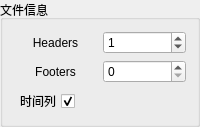
      <widget class="QGroupBox" name="groupBox_3">
       <property name="minimumSize">
        <size>
         <width>0</width>
         <height>0</height>
        </size>
       </property>
       <property name="title">
        <string>文件信息</string>
       </property>
       <layout class="QVBoxLayout" name="verticalLayout_9">
        <item>
         <layout class="QHBoxLayout" name="horizontalLayout_3">
          <item>
           <widget class="QLabel" name="label_24">
            <property name="text">
             <string>Headers</string>
            </property>
            <property name="alignment">
             <set>Qt::AlignCenter</set>
            </property>
            <property name="buddy">
             <cstring>spbFileHeaderNums</cstring>
            </property>
           </widget>
          </item>
          <item>
           <widget class="QSpinBox" name="spbFileHeaderNums">
            <property name="maximum">
             <number>50</number>
            </property>
            <property name="value">
             <number>1</number>
            </property>
           </widget>
          </item>
         </layout>
        </item>
        <item>
         <layout class="QHBoxLayout" name="horizontalLayout_5">
          <item>
           <widget class="QLabel" name="label_25">
            <property name="text">
             <string>Footers</string>
            </property>
            <property name="alignment">
             <set>Qt::AlignCenter</set>
            </property>
            <property name="buddy">
             <cstring>spbFileFooterNums</cstring>
            </property>
           </widget>
          </item>
          <item>
           <widget class="QSpinBox" name="spbFileFooterNums">
            <property name="maximum">
             <number>50</number>
            </property>
            <property name="value">
             <number>0</number>
            </property>
           </widget>
          </item>
         </layout>
        </item>
        <item>
         <layout class="QHBoxLayout" name="horizontalLayout_14">
          <item>
           <widget class="QCheckBox" name="chbTime">
            <property name="layoutDirection">
             <enum>Qt::RightToLeft</enum>
            </property>
            <property name="autoFillBackground">
             <bool>false</bool>
            </property>
            <property name="text">
             <string>时间列</string>
            </property>
            <property name="checked">
             <bool>true</bool>
            </property>
           </widget>
          </item>
          <item>
           <spacer name="horizontalSpacer_4">
            <property name="orientation">
             <enum>Qt::Horizontal</enum>
            </property>
            <property name="sizeHint" stdset="0">
             <size>
              <width>40</width>
              <height>20</height>
             </size>
            </property>
           </spacer>
          </item>
         </layout>
        </item>
       </layout>
      </widget>
